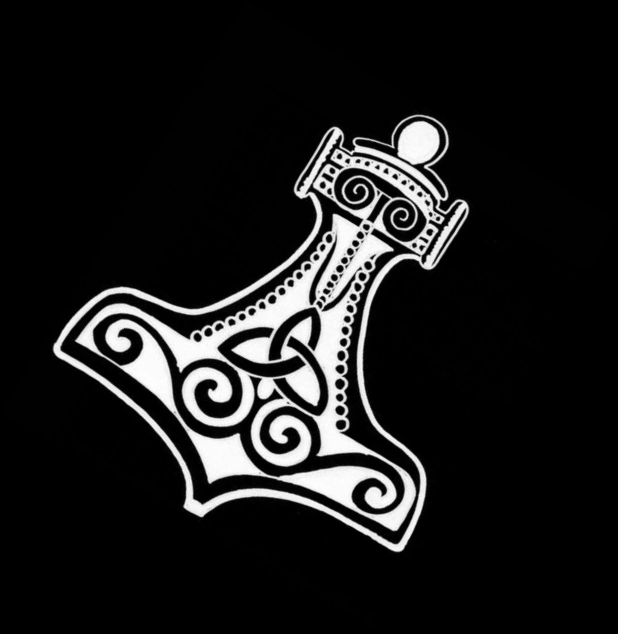
#> input picture images/hammer.jpg, 1236 x 1268 px (shown at 1/2 size)
$ python main.py
#> lines starting #> are read from the running program, lines starting #| are printed output that depends on the picture; after the words box and inside, x2 and y2 are one past the last pixel; in counts of white or black regions, pixels touching at a corner belong together
import cv2
import numpy as np


img = cv2.pyrDown(cv2.imread('../../images/hammer.jpg'), cv2.IMREAD_UNCHANGED)
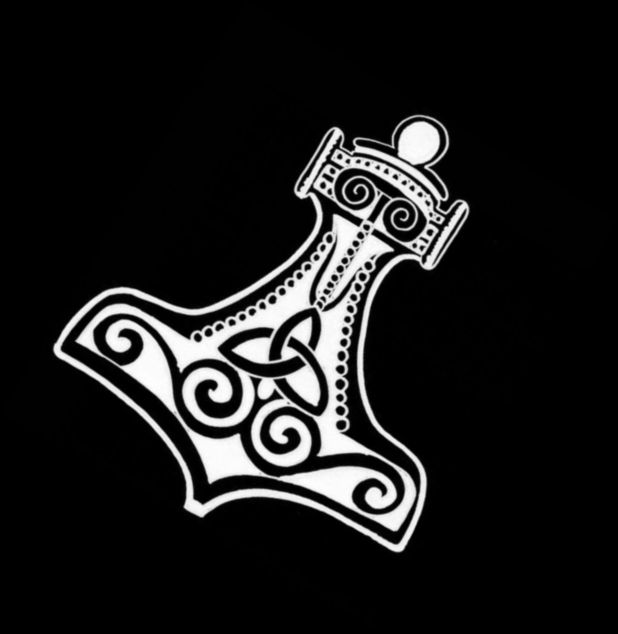
#> img: shape (634, 618, 3); min 0, max 254, mean 27.1
ret, thresh = cv2.threshold(cv2.cvtColor(img, cv2.COLOR_BGR2GRAY), 127, 255, cv2.THRESH_BINARY)
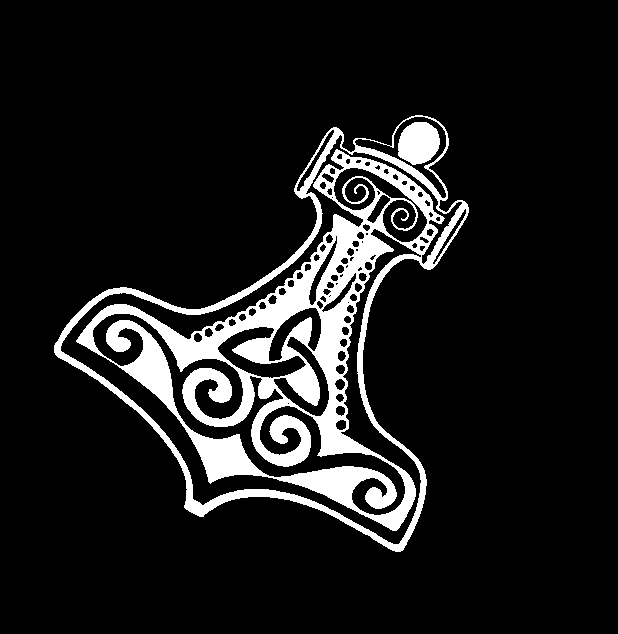
#> thresh: shape (634, 618); 10.9% white; 2 white regions

contours, hier = cv2.findContours(thresh, cv2.RETR_EXTERNAL, cv2.CHAIN_APPROX_SIMPLE)
#> contours = 1 contour; box (x1, y1, x2, y2) and area: (54, 115, 469, 552) 79134

black = np.zeros_like(img)
for cnt in contours:
    epsilon = 0.01 * cv2.arcLength(cnt, True)
    approx = cv2.approxPolyDP(cnt, epsilon, True)
    hull = cv2.convexHull(cnt)
    cv2.drawContours(black, [cnt], -1, (255, 0, 0), 2)
    cv2.drawContours(black, [approx], -1, (0, 255, 0), 2)
    cv2.drawContours(black, [hull], -1, (0, 0, 255), 2)
#> this loop made 1 pass
#> epsilon on pass 1: 17.48
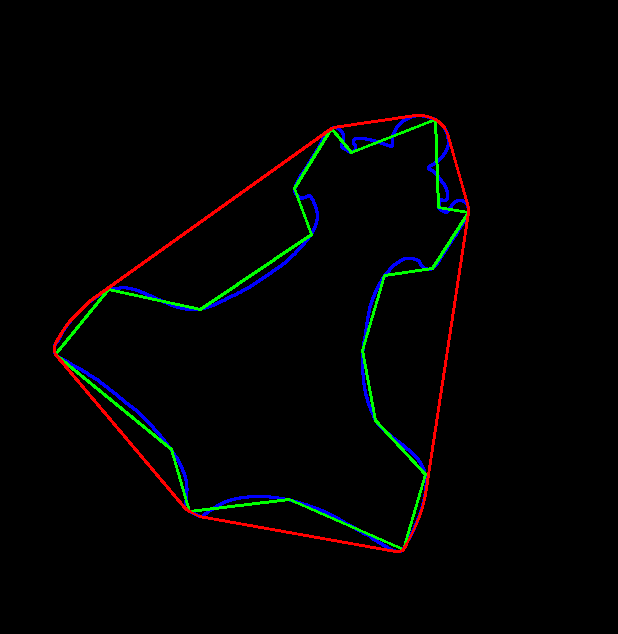
#> black: shape (634, 618, 3); mean of channels 0, 1, 2 2.4, 2.9, 2.7; drawn as B, G, R

cv2.imshow("hull", black)
cv2.waitKey()
cv2.destroyAllWindows()
